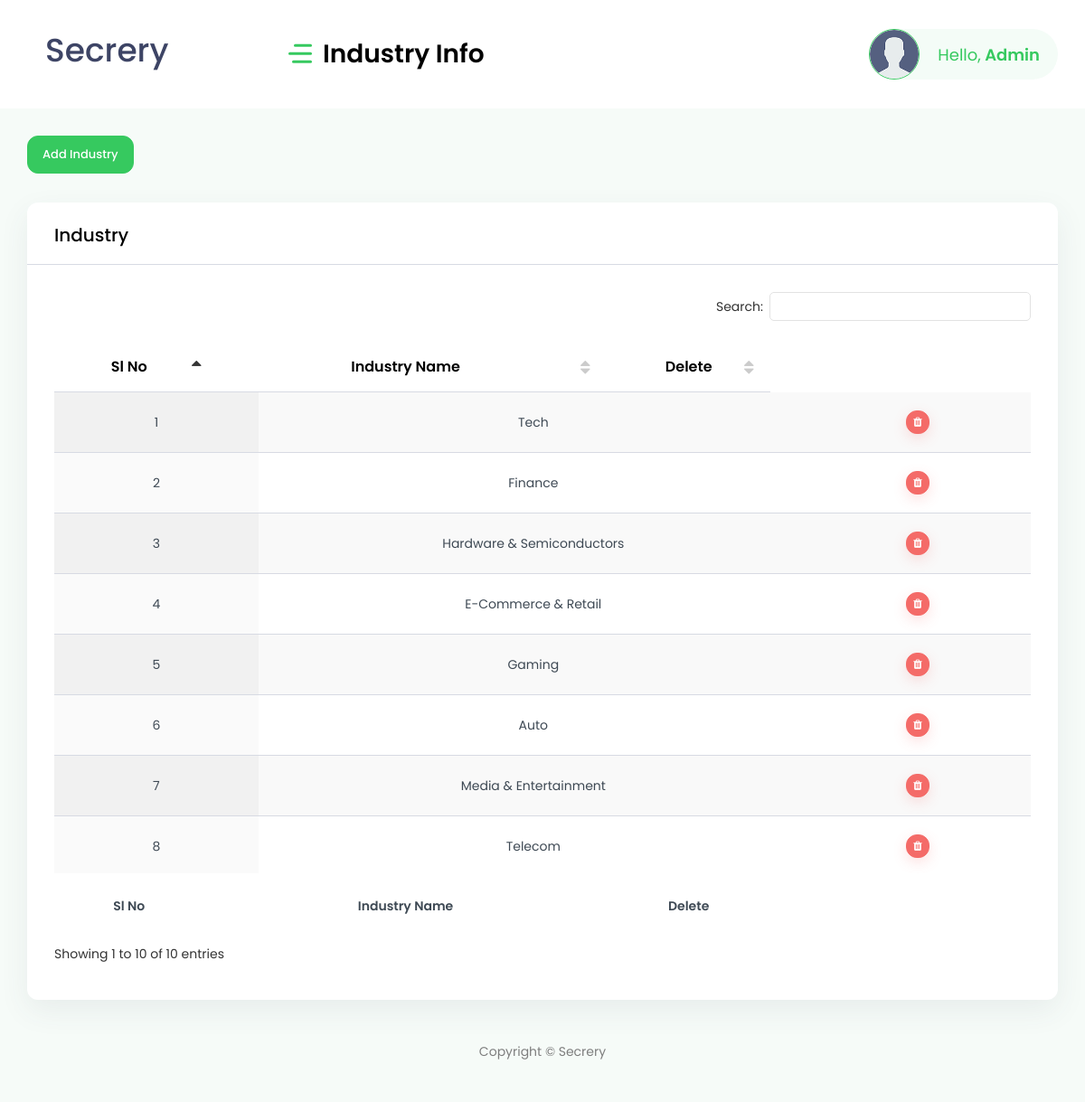
/admin/industry.php (signed in), run on the app's committed database.
### tables this page shows
CREATE TABLE `industry` (
  `id` int(11) NOT NULL,
  `industry` varchar(255) NOT NULL,
  `image` varchar(255) NOT NULL,
  `created_at` datetime NOT NULL DEFAULT current_timestamp()
);

### admin/industry.php (the view, shortened to what this page needs)
<?php
include('../config/dbconfig.php');
?>
<!DOCTYPE html>
<html lang="en">
<head>
    <link href="vendor/datatables/css/jquery.dataTables.min.css" rel="stylesheet">
    <link href="vendor/owl-carousel/owl.carousel.css" rel="stylesheet">
    <link href="vendor/bootstrap-select/dist/css/bootstrap-select.min.css" rel="stylesheet">
    <link href="css/style.css" rel="stylesheet">
    <link href="../../cdn.lineicons.com/2.0/LineIcons.css" rel="stylesheet">
</head>
<body>
<div id="main-wrapper">
    <div class="nav-header">
        <a href="index.php" class="brand-logo">
            <h1>Secrery</h1>
        </a>
        <div class="nav-control">
            <div class="hamburger">
                <span class="line"></span><span class="line"></span><span class="line"></span>
            </div>
        </div>
    </div>
    <div class="header">
        <div class="header-content">
            <nav class="navbar navbar-expand">
                <div class="collapse navbar-collapse justify-content-between">
                    <div class="header-left">
                        <div class="dashboard_bar">
                        </div>
                    </div>
                    <ul class="navbar-nav header-right">
                        <li class="nav-item dropdown header-profile">
                            <a class="nav-link" href="javascript:;" role="button" data-toggle="dropdown">
                                <img src="images/avatar.png" width="20" alt=""/>
                                <div class="header-info">
                                    <span>Hello,<strong> Admin</strong></span>
                                </div>
                            </a>
                        </li>
                    </ul>
                </div>
            </nav>
        </div>
    </div>
    <div class="content-body">
        <div class="container-fluid">
            <div class="form-head d-flex mb-3 mb-md-4 align-items-start">
                <button type="button" class="btn btn-primary mb-2" data-toggle="modal" data-target="#basicModal">Add Industry</button>
            </div>
            <div class="row">
                <div class="col-12">
                    <div class="card">
                        <div class="card-header">
                            <h4 class="card-title">Industry</h4>
                        </div>
                        <div class="card-body">
                            <div class="table-responsive">
                                <table id="example2" class="display text-center">
                                    <thead>
                                    <tr>
                                        <th>Sl No</th>
                                        <th>Industry Name</th>
                                        <th>Delete</th>
                                    </tr>
                                    </thead>
                                    <tbody>
                                    <?php
                                    $fetch_industry = $con->query("SELECT * FROM `industry`");
                                    if ($fetch_industry) {
                                        $sl = 1;
                                        while ($industry = mysqli_fetch_assoc($fetch_industry)) {
                                            ?>
                                            <tr>
                                                <td><?php echo $sl;?></td>
                                                <td><?php echo $industry['industry'];?></td>
                                                <td><a href="delete_industry.php?id=<?php echo $industry['id'];?>" class="btn btn-danger shadow btn-xs sharp mr-1"><i class="fa fa-trash"></i></a></td>
                                            </tr>
                                            <?php
                                            $sl++;
                                        }
                                    }
                                    ?>
                                    </tbody>
                                    <tfoot>
                                    <tr>
                                        <th>Sl No</th>
                                        <th>Industry Name</th>
                                        <th>Delete</th>
                                    </tr>
                                    </tfoot>
                                </table>
                            </div>
                        </div>
                    </div>
                </div>
            </div>
        </div>
    </div>
    <div class="footer">
        <div class="copyright">
            <p>Copyright © Secrery</p>
        </div>
    </div>
</div>
</body>
</html>

### data on the page
industry: industry "Tech"
industry: industry "Finance"
industry: industry "Hardware & Semiconductors"
industry: industry "E-Commerce & Retail"
industry: industry "Gaming"
industry: industry "Auto"
industry: industry "Media & Entertainment"
industry: industry "Telecom"
